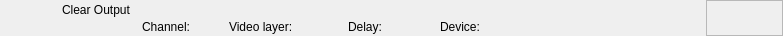
<?xml version="1.0" encoding="UTF-8"?>
<ui version="4.0">
 <class>RundownClearOutputWidget</class>
 <widget class="QWidget" name="RundownClearOutputWidget">
  <property name="geometry">
   <rect>
    <x>0</x>
    <y>0</y>
    <width>783</width>
    <height>36</height>
   </rect>
  </property>
  <layout class="QHBoxLayout" name="horizontalLayout">
   <property name="spacing">
    <number>0</number>
   </property>
   <property name="margin">
    <number>0</number>
   </property>
   <item>
    <widget class="QFrame" name="frameItem">
     <property name="sizePolicy">
      <sizepolicy hsizetype="Preferred" vsizetype="Fixed">
       <horstretch>0</horstretch>
       <verstretch>0</verstretch>
      </sizepolicy>
     </property>
     <property name="minimumSize">
      <size>
       <width>0</width>
       <height>36</height>
      </size>
     </property>
     <widget class="QLabel" name="labelIcon">
      <property name="geometry">
       <rect>
        <x>22</x>
        <y>2</y>
        <width>32</width>
        <height>32</height>
       </rect>
      </property>
      <property name="text">
       <string/>
      </property>
      <property name="pixmap">
       <pixmap resource="../Resource.qrc">:/Graphics/Images/Clear.png</pixmap>
      </property>
      <property name="scaledContents">
       <bool>true</bool>
      </property>
     </widget>
     <widget class="QLabel" name="labelChannel">
      <property name="geometry">
       <rect>
        <x>142</x>
        <y>19</y>
        <width>77</width>
        <height>16</height>
       </rect>
      </property>
      <property name="text">
       <string>Channel:</string>
      </property>
     </widget>
     <widget class="QLabel" name="labelLabel">
      <property name="geometry">
       <rect>
        <x>62</x>
        <y>2</y>
        <width>561</width>
        <height>16</height>
       </rect>
      </property>
      <property name="text">
       <string>Clear Output</string>
      </property>
     </widget>
     <widget class="QLabel" name="labelColor">
      <property name="geometry">
       <rect>
        <x>0</x>
        <y>0</y>
        <width>18</width>
        <height>36</height>
       </rect>
      </property>
      <property name="text">
       <string/>
      </property>
     </widget>
     <widget class="QLabel" name="labelGroupColor">
      <property name="geometry">
       <rect>
        <x>0</x>
        <y>0</y>
        <width>6</width>
        <height>36</height>
       </rect>
      </property>
      <property name="text">
       <string/>
      </property>
     </widget>
     <widget class="QLabel" name="labelDevice">
      <property name="geometry">
       <rect>
        <x>440</x>
        <y>19</y>
        <width>260</width>
        <height>16</height>
       </rect>
      </property>
      <property name="text">
       <string>Device:</string>
      </property>
     </widget>
     <widget class="QLabel" name="labelDelay">
      <property name="geometry">
       <rect>
        <x>348</x>
        <y>19</y>
        <width>83</width>
        <height>16</height>
       </rect>
      </property>
      <property name="text">
       <string>Delay:</string>
      </property>
     </widget>
     <widget class="QLabel" name="labelVideolayer">
      <property name="geometry">
       <rect>
        <x>229</x>
        <y>19</y>
        <width>110</width>
        <height>16</height>
       </rect>
      </property>
      <property name="text">
       <string>Video layer:</string>
      </property>
     </widget>
    </widget>
   </item>
   <item>
    <widget class="QFrame" name="frameStatus">
     <property name="minimumSize">
      <size>
       <width>77</width>
       <height>0</height>
      </size>
     </property>
     <property name="maximumSize">
      <size>
       <width>77</width>
       <height>16777215</height>
      </size>
     </property>
     <property name="frameShape">
      <enum>QFrame::StyledPanel</enum>
     </property>
     <property name="frameShadow">
      <enum>QFrame::Raised</enum>
     </property>
     <widget class="QLabel" name="labelGpiConnected">
      <property name="geometry">
       <rect>
        <x>1</x>
        <y>2</y>
        <width>32</width>
        <height>32</height>
       </rect>
      </property>
      <property name="minimumSize">
       <size>
        <width>32</width>
        <height>32</height>
       </size>
      </property>
      <property name="maximumSize">
       <size>
        <width>32</width>
        <height>32</height>
       </size>
      </property>
      <property name="lineWidth">
       <number>0</number>
      </property>
      <property name="text">
       <string/>
      </property>
      <property name="pixmap">
       <pixmap resource="../Resource.qrc">:/Graphics/Images/GpiConnected.png</pixmap>
      </property>
      <property name="scaledContents">
       <bool>true</bool>
      </property>
     </widget>
     <widget class="QLabel" name="labelDisconnected">
      <property name="geometry">
       <rect>
        <x>32</x>
        <y>2</y>
        <width>32</width>
        <height>32</height>
       </rect>
      </property>
      <property name="minimumSize">
       <size>
        <width>32</width>
        <height>32</height>
       </size>
      </property>
      <property name="maximumSize">
       <size>
        <width>32</width>
        <height>32</height>
       </size>
      </property>
      <property name="text">
       <string/>
      </property>
      <property name="pixmap">
       <pixmap resource="../Resource.qrc">:/Graphics/Images/Disconnected.png</pixmap>
      </property>
      <property name="scaledContents">
       <bool>true</bool>
      </property>
     </widget>
     <widget class="QLabel" name="labelActiveColor">
      <property name="geometry">
       <rect>
        <x>69</x>
        <y>0</y>
        <width>8</width>
        <height>36</height>
       </rect>
      </property>
      <property name="minimumSize">
       <size>
        <width>8</width>
        <height>36</height>
       </size>
      </property>
      <property name="maximumSize">
       <size>
        <width>8</width>
        <height>36</height>
       </size>
      </property>
      <property name="text">
       <string/>
      </property>
     </widget>
    </widget>
   </item>
  </layout>
 </widget>
 <resources>
  <include location="../Resource.qrc"/>
 </resources>
 <connections/>
 <slots>
  <slot>addToCombo()</slot>
 </slots>
</ui>
